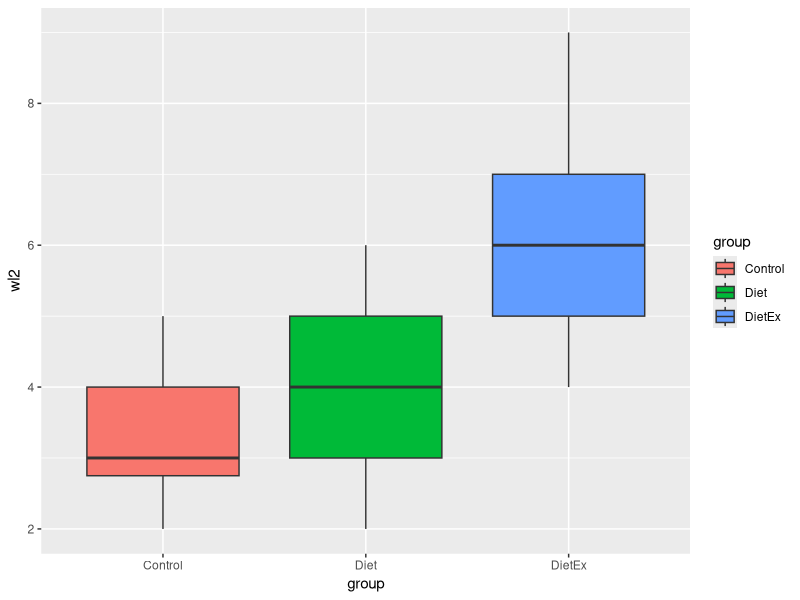
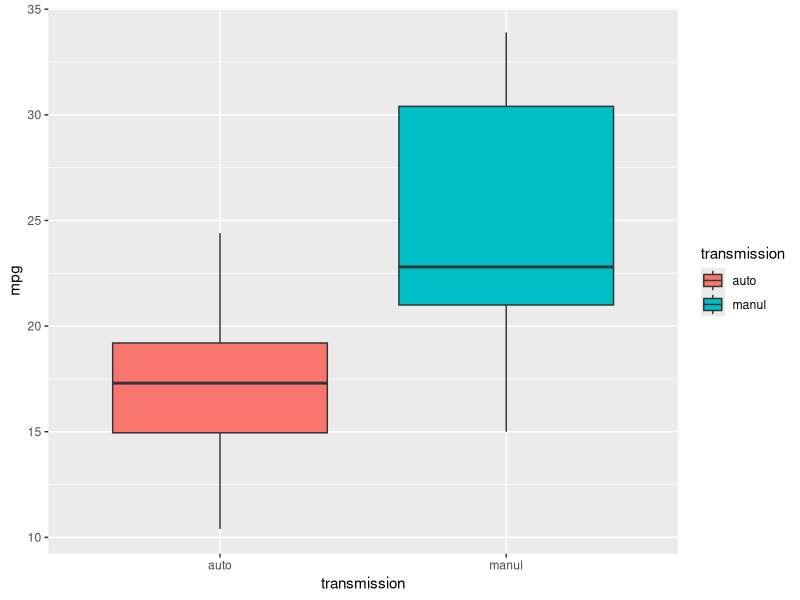

Reproduce these figures in R, in order.
library(ggplot2)
library(car)
head(WeightLoss)
table(WeightLoss$group)
qplot(group,wl2,data = WeightLoss,geom = "boxplot",fill = group)
anova <- aov(wl2~group,data = WeightLoss)
summary(anova)
pairwise.t.test(WeightLoss$wl2,as.vector(WeightLoss$group))

mean(mtcars$mpg[mtcars$am == 0])
mean(mtcars$mpg[mtcars$am == 1])
mtcars.copy <- mtcars
mtcars.copy$transmission <- ifelse(mtcars$am == 0,"auto","manul")
mtcars.copy$transmission <- factor(mtcars.copy$transmission)
qplot(transmission,mpg,data = mtcars.copy,geom = "boxplot",fill = transmission)
automatic.mpg <- mtcars$mpg[mtcars$am == 0]
manual.mpg <- mtcars$mpg[mtcars$am == 1]
t.test(automatic.mpg,manual.mpg,alternative = "less")
t.test(mpg~am,data = mtcars,alternative = "less")

